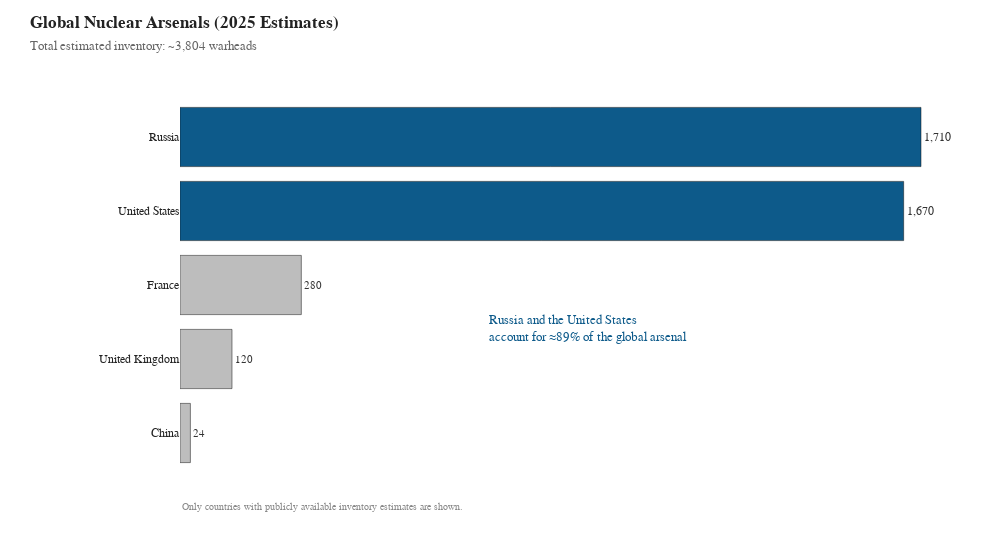

The notebook cell saved with this chart:
### Code cell
import pandas as pd
from pathlib import Path
import plotly.graph_objects as go

from const import DATA_DIR

# ============================================================
# GLOBAL NUCLEAR ARSENALS — CURRENT INVENTORY (6/6)
# Plotly version (HTML-ready)
# ============================================================

# ============================================================
# 1. LOAD DATA
# ============================================================
file_path = DATA_DIR / "nuclear-weapons" / "nuclear-warhead-inventories" / "nuclear-warhead-inventories.csv"

df = pd.read_csv(file_path)
df.columns = [c.strip() for c in df.columns]

country_col = next((c for c in df.columns if c.lower() in ["entity", "country"]), "Entity")
year_col    = next((c for c in df.columns if c.lower() == "year"), "Year")
value_col   = next((c for c in df.columns if "warhead" in c.lower()), None)

# ============================================================
# 2. DATA PROCESSING
# ============================================================
df_latest = (
    df.sort_values(year_col)
      .groupby(country_col)
      .tail(1)
)

df_plot = (
    df_latest[[country_col, value_col]]
    .rename(columns={country_col: "Country", value_col: "Warheads"})
    .dropna()
    .query("Warheads > 0")
    .sort_values("Warheads", ascending=True)
)

# ============================================================
# 3. COLORS — focus USA & Russia
# ============================================================
colors = [
    "#0d5a8a" if c in ["Russia", "United States"] else "#bdbdbd"
    for c in df_plot["Country"]
]

# ============================================================
# 4. BAR CHART
# ============================================================
fig = go.Figure()

fig.add_trace(
    go.Bar(
        x=df_plot["Warheads"],
        y=df_plot["Country"],
        orientation="h",
        marker_color=colors,
        text=[f"{int(v):,}" for v in df_plot["Warheads"]],
        textposition="outside",
        textfont=dict(
            size=[12 if c in ["Russia", "United States"] else 11 for c in df_plot["Country"]],
            color="#333"
        ),
        hoverinfo="skip"
    )
)

# ============================================================
# 5. TITLES & CONTEXT
# ============================================================
ref_year = int(df[year_col].max())
total_warheads = int(df_plot["Warheads"].sum())

fig.update_layout(
    title=dict(
        text=f"<b>Global Nuclear Arsenals ({ref_year} Estimates)</b><br>"
             f"<span style='font-size:13px;color:#666;'>"
             f"Total estimated inventory: ~{total_warheads:,} warheads"
             f"</span>",
        x=0.03,
        y=0.95,
        xanchor="left"
    ),
    width=1000,
    height=550,
    margin=dict(l=180, r=40, t=100, b=80),
    plot_bgcolor="white",
    paper_bgcolor="white",
    font=dict(
        family="Arial, sans-serif",
        size=12,
        color="#222"
    ),
    xaxis=dict(
        visible=False,
        fixedrange=True
    ),
    yaxis=dict(
        ticks="",
        showline=False,
        fixedrange=True
    )
)

# ============================================================
# 6. LIGHT INSIGHT (DESCRITTIVO)
# ============================================================
top2 = df_plot[df_plot["Country"].isin(["Russia", "United States"])]["Warheads"].sum()
share = top2 / total_warheads * 100
max_val = df_plot["Warheads"].max()

fig.add_annotation(
    x=max_val * 0.55,
    y=1.4,
    text=f"Russia and the United States<br>"
         f"account for ≈{share:.0f}% of the global arsenal",
    showarrow=False,
    font=dict(size=13, color="#0d5a8a"),
    align="left"
)

# ============================================================
# 7. DATA NOTE
# ============================================================
fig.add_annotation(
    x=0,
    y=-0.12,
    xref="paper",
    yref="paper",
    text="Only countries with publicly available inventory estimates are shown.",
    showarrow=False,
    font=dict(size=10, color="#888"),
    align="left"
)

### Figure 1 — Plotly figure (JSON) as saved in the notebook; plotly's stock layout.template omitted (floating-point values rounded to 4 significant figures)
{"data": [{"hoverinfo": "skip", "marker": {"color": ["#bdbdbd", "#bdbdbd", "#bdbdbd", "#0d5a8a", "#0d5a8a"]}, "orientation": "h", "text": ["24", "120", "280", "1,670", "1,710"], "textfont": {"color": "#333", "size": [11, 11, 11, 12, 12]}, "textposition": "outside", "type": "bar", "x": [24, 120, 280, 1670, 1710], "y": ["China", "United Kingdom", "France", "United States", "Russia"]}], "layout": {"annotations": [{"align": "left", "font": {"color": "#0d5a8a", "size": 13}, "showarrow": false, "text": "Russia and the United States<br>account for ≈89% of the global arsenal", "x": 940.5, "y": 1.4}, {"align": "left", "font": {"color": "#888", "size": 10}, "showarrow": false, "text": "Only countries with publicly available inventory estimates are shown.", "x": 0, "xref": "paper", "y": -0.12, "yref": "paper"}], "font": {"color": "#222", "family": "Arial, sans-serif", "size": 12}, "height": 550, "margin": {"b": 80, "l": 180, "r": 40, "t": 100}, "paper_bgcolor": "white", "plot_bgcolor": "white", "title": {"text": "<b>Global Nuclear Arsenals (2025 Estimates)</b><br><span style='font-size:13px;color:#666;'>Total estimated inventory: ~3,804 warheads</span>", "x": 0.03, "xanchor": "left", "y": 0.95}, "width": 1000, "xaxis": {"fixedrange": true, "visible": false}, "yaxis": {"fixedrange": true, "showline": false, "ticks": ""}}}
